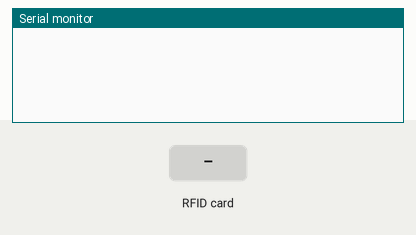
Simulated run of this sketch. Board: ESP8266 (NodeMCU). On the bench: the last lines printed to the serial monitor. The inputs (shaded band) are chosen by the test bench.

Above: at 1.2 s.
1.3 s: RFID card 12 89 61 38 63 held to the reader
At 2.5 s:
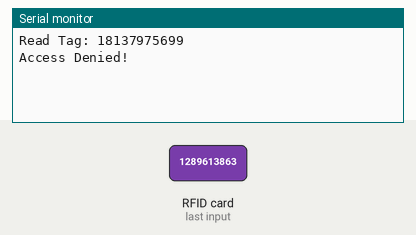
2.8 s: RFID card 5E 7A 19 C4 held to the reader
At 4.2 s:
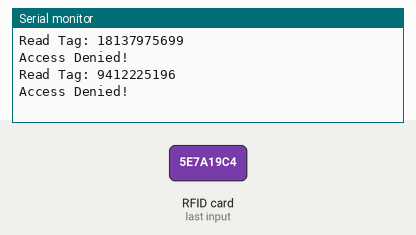

Measured:
- after the input at 1.3 s, the serial monitor: prints a new line at once (image 1)
- after the input at 2.8 s, the serial monitor: prints a new line at once (image 2)

The sketch:

travel_code.ino
```cpp
#include <SPI.h>
#include <MFRC522.h>

constexpr uint8_t RST_PIN = D2;     // Configurable, see typical pin layout above
constexpr uint8_t SS_PIN = D4;     // Configurable, see typical pin layout above

MFRC522 rfid(SS_PIN, RST_PIN); // Instance of the class
MFRC522::MIFARE_Key key;

String tag;  // To store the UID of the scanned card
String storedTag = "1289613863";  // The tag that allows deduction

float initialAmount = 1000.00;  // Initial balance
float deductionAmount = 10.00; // Amount to deduct on each successful scan

void setup() {
  Serial.begin(9600);
  SPI.begin(); // Init SPI bus
  rfid.PCD_Init(); // Init MFRC522
}

void loop() {
  if ( ! rfid.PICC_IsNewCardPresent())
    return;

  if (rfid.PICC_ReadCardSerial()) {
    tag = "";

    // Convert UID bytes to string for comparison
    for (byte i = 0; i < rfid.uid.size; i++) {
      tag += String(rfid.uid.uidByte[i], DEC);
    }

    Serial.println("Read Tag: " + tag);

    // Check if the tag matches the storedTag
    if (tag == storedTag) {
      // If the balance is greater than or equal to the deduction amount
      if (initialAmount >= deductionAmount) {
        initialAmount -= deductionAmount;  // Deduct the amount
        Serial.println("Access Granted!");
        Serial.print("Amount Deducted: Rs.");
        Serial.println(deductionAmount);
        Serial.print("Remaining Amount: Rs.");
        Serial.println(initialAmount);
      } else {
        Serial.println("Insufficient funds!");
      }
    } else {
      Serial.println("Access Denied!");
    }

    // Halt the RFID card and stop encryption
    rfid.PICC_HaltA();
    rfid.PCD_StopCrypto1();
  }
}
```
